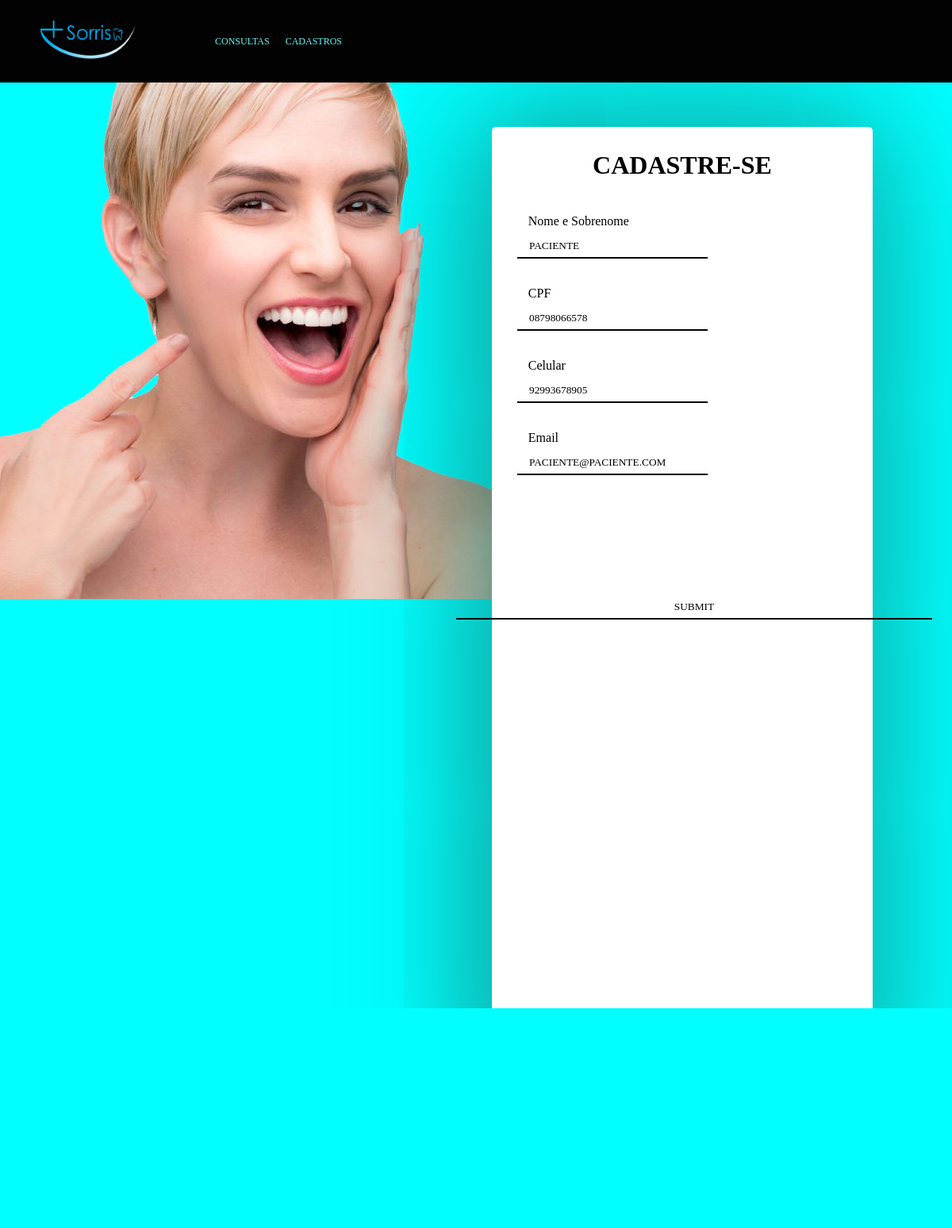
The app's page /portal/admin/editcd.php?id=2 with its own data.
### tables this page shows
CREATE TABLE IF NOT EXISTS `paciente` (
  `id_paciente` int(11) NOT NULL AUTO_INCREMENT,
  `codigo_login` int(11) NOT NULL,
  `nome_paciente` char(45) NOT NULL,
  `cpf` bigint(11) UNSIGNED ZEROFILL NOT NULL,
  `telefone` bigint(11) NOT NULL,
  PRIMARY KEY (`id_paciente`),
  UNIQUE KEY `UQ_paciente_telefone` (`telefone`),
  UNIQUE KEY `cpf` (`cpf`),
  KEY `fk_paciente_login` (`codigo_login`)
);

### portal/admin/editcd.php (the view, shortened to what this page needs)
<?php
if(!empty($_GET['id'])) {
    include_once('../conexao.php');
        $id = $_GET['id'];
        $sqlSelect = "SELECT paciente.*, login.email
		FROM paciente
		JOIN login ON paciente.id_paciente = login.codigo_login
		WHERE paciente.id_paciente = $id";
        $result = $mysqli->query($sqlSelect);
        if($result->num_rows > 0){
            while($user_data = mysqli_fetch_assoc($result)){
            $nome_paciente = $user_data['nome_paciente'];
            $cpf = $user_data['cpf'];
            $telefone = $user_data['telefone'];
            $email = $user_data['email'];
		}
		} else {
            header('Location: admin.php');
        }
	}
?>
<!DOCTYPE html>
<html lang="pt-br">
<head>
	<link rel="stylesheet" type="text/css" href="../css/formulario.css">
</head>
<body>
	<header>
			<nav class="menus">
				<a href=""><img src="../img/sorriso.png"></a>
				<ul class="lista-de-itens">
				<li><a href="admin.php">Consultas</a></li>
				<li><a href="cadastros.php">Cadastros</a></li>
			</nav>
	</header>
	<div id="conteudo-principal">
				<form method="POST" action="saveeditcd.php" class="form">
					<div class="container">
			<div class="titulo">
				<h1>Cadastre-se</h1>
			</div>
					<div class="dados-cadastrais">
						<input id="pn" required="required" type="text" name="nome" value= "<?php echo $nome_paciente?>">
						<label for="pn" class="nome">Nome e Sobrenome</label>
					</div>
					<div class="dados-cadastrais">
						<input id="cpf" required="required" type="text" name="cpf" value= "<?php echo $cpf?>">
						<label for="cpf" class="cadastro-de-pessoa-fisica">CPF</label>
					</div>
					<div class="dados-cadastrais">
						<input id="tel" required="required" type="text" name="telefone" value= "<?php echo $telefone?>">
						<label for="tel" class="telefone">Celular</label>
					</div>
					<div class="dados-cadastrais">
						<input id="email" required="required" type="text" name="email" value= "<?php echo $email?>">
						<label for="email" class="email">Email</label>
					</div>
						<div class="botao">
							<input type="submit" name="updatecadastro" id="updatecadastro" onclick="return confirmUpdate();">
				</form>
		</div>
</body>
</html>

### portal/css/formulario.css (style rules this page uses)
* { margin: 0; padding: 0; font-family: Tahoma; box-sizing: border-box; }
html { display: flex; height: 200vh; max-width: 100vw; }
body { background: aqua url(../img/modelo-sorriso.png) fixed left 80px; background-repeat: no-repeat; height: 190vh; width: 100vw; }
header { position: fixed; display: flex; width: 100vw; height: 13vh; background-color:rgb(2, 2, 2); }
img { margin: 2px; width: 120px; }
form { display: flex; height: 190vh; width: 100%; }
.container { margin-left: 620px; margin-top: 20vh; border-radius: 5px; background-color: rgb(255, 255, 255); height: 170vh; width: 40%; margin-bottom: 20vh; -webkit-box-shadow: -7px 7px 171px 7px rgba(20,135,129,1); -moz-box-shadow: -7px 7px 171px 7px rgba(20,135,129,1); box-shadow: -7px 7px 171px 7px rgba(20,135,129,1); }
.menus { width: 40vw; text-transform: uppercase; height: 100%; display: flex; justify-content: space-around; align-items: center; font-size: 9pt; }
.lista-de-itens { display: flex; gap: 20px; list-style: none; }
.lista-de-itens a { position: relative; color: #64f5f6; text-decoration: none; font-style: none; }
.lista-de-itens a:before { content:''; position: absolute; bottom: -3px; left: 0px; width: 0px; height: 1px; background-color: white; transition: all 0.9s ease; }
#conteudo-principal { height: 100%; width: 100%; display: flex; justify-content: center; align-items: center; }
.titulo { text-transform: uppercase; margin-top: 30px; display: flex; text-align: center; justify-content: center; color: #000000; }
.dados-cadastrais { position: relative; display: flex; padding: 2px; margin-top: 87px; flex-direction: column; }
label { margin-left: 40px; justify-content: center; }
input { position: absolute; width: 50%; margin-left: 30px; height: 30px; outline: none; border: none; border-bottom: 2px #000000 solid; background-color: transparent; padding: 0 15px; color:#000000; text-transform: uppercase; }
.nome { color: #000000; position: absolute; margin-top: -25px; transition: 0.5s; padding: 0 25px; transition: 0.2s ease; left: -4%; }
#pn:valid ~ .nome, #pn:focus ~ .nome { transform: translateX(20px); transform: translateY(-21px); }
#pn { margin-top: -20px; }
.cadastro-de-pessoa-fisica { color: #000000; position: absolute; margin-top: -25px; transition: 0.5s; padding: 0 25px; transition: 0.2s ease; left: -4%; }
#cpf:valid ~ .cadastro-de-pessoa-fisica, #cpf:focus ~ .cadastro-de-pessoa-fisica { transform: translateX(20px); transform: translateY(-21px); }
#cpf { margin-top: -20px; }
.telefone { color: #000000;; position: absolute; margin-top: -25px; transition: 0.5s; padding: 0 25px; transition: 0.2s ease; left: -4%; }
#tel:valid ~ .telefone, #tel:focus ~ .telefone { transform: translateX(20px); transform: translateY(-21px); }
#tel { margin-top: -20px; }
.email { color: #000000; position: absolute; margin-top: -25px; transition: 0.5s; padding: 0 25px; transition: 0.2s ease; left: -4%; }
#email:valid ~ .email, #email:focus ~ .email { transform: translateX(20px); transform: translateY(-21px); }
#email { margin-top: -20px; }
.botao { margin-top: 160px; display: flex; text-align: column; justify-content: center; }

### records on screen
paciente: nome "Paciente", cpf "08798066578", telefone "92993678905", email "paciente@paciente.com"
